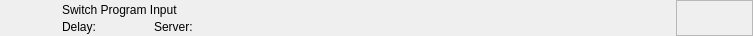
<?xml version="1.0" encoding="UTF-8"?>
<ui version="4.0">
 <class>RundownProgramInputWidget</class>
 <widget class="QWidget" name="RundownProgramInputWidget">
  <property name="geometry">
   <rect>
    <x>0</x>
    <y>0</y>
    <width>753</width>
    <height>36</height>
   </rect>
  </property>
  <layout class="QHBoxLayout" name="horizontalLayout">
   <property name="spacing">
    <number>0</number>
   </property>
   <property name="margin">
    <number>0</number>
   </property>
   <item>
    <widget class="QFrame" name="frameItem">
     <property name="sizePolicy">
      <sizepolicy hsizetype="Preferred" vsizetype="Fixed">
       <horstretch>0</horstretch>
       <verstretch>0</verstretch>
      </sizepolicy>
     </property>
     <property name="minimumSize">
      <size>
       <width>0</width>
       <height>36</height>
      </size>
     </property>
     <widget class="QLabel" name="labelIcon">
      <property name="geometry">
       <rect>
        <x>22</x>
        <y>2</y>
        <width>32</width>
        <height>32</height>
       </rect>
      </property>
      <property name="text">
       <string/>
      </property>
      <property name="pixmap">
       <pixmap resource="../../Widgets.qrc">:/Graphics/Images/Mixer.png</pixmap>
      </property>
      <property name="scaledContents">
       <bool>true</bool>
      </property>
     </widget>
     <widget class="QLabel" name="labelLabel">
      <property name="geometry">
       <rect>
        <x>62</x>
        <y>2</y>
        <width>561</width>
        <height>16</height>
       </rect>
      </property>
      <property name="text">
       <string>Switch Program Input</string>
      </property>
     </widget>
     <widget class="QLabel" name="labelColor">
      <property name="geometry">
       <rect>
        <x>0</x>
        <y>0</y>
        <width>18</width>
        <height>36</height>
       </rect>
      </property>
      <property name="text">
       <string/>
      </property>
     </widget>
     <widget class="QLabel" name="labelGroupColor">
      <property name="geometry">
       <rect>
        <x>0</x>
        <y>0</y>
        <width>6</width>
        <height>36</height>
       </rect>
      </property>
      <property name="text">
       <string/>
      </property>
     </widget>
     <widget class="QLabel" name="labelDevice">
      <property name="geometry">
       <rect>
        <x>154</x>
        <y>19</y>
        <width>260</width>
        <height>16</height>
       </rect>
      </property>
      <property name="text">
       <string>Server:</string>
      </property>
     </widget>
     <widget class="QLabel" name="labelDelay">
      <property name="geometry">
       <rect>
        <x>62</x>
        <y>19</y>
        <width>83</width>
        <height>16</height>
       </rect>
      </property>
      <property name="text">
       <string>Delay:</string>
      </property>
     </widget>
    </widget>
   </item>
   <item>
    <widget class="QFrame" name="frameStatus">
     <property name="minimumSize">
      <size>
       <width>77</width>
       <height>0</height>
      </size>
     </property>
     <property name="maximumSize">
      <size>
       <width>77</width>
       <height>16777215</height>
      </size>
     </property>
     <property name="frameShape">
      <enum>QFrame::StyledPanel</enum>
     </property>
     <property name="frameShadow">
      <enum>QFrame::Raised</enum>
     </property>
     <widget class="QLabel" name="labelGpiConnected">
      <property name="geometry">
       <rect>
        <x>1</x>
        <y>2</y>
        <width>32</width>
        <height>32</height>
       </rect>
      </property>
      <property name="minimumSize">
       <size>
        <width>32</width>
        <height>32</height>
       </size>
      </property>
      <property name="maximumSize">
       <size>
        <width>32</width>
        <height>32</height>
       </size>
      </property>
      <property name="lineWidth">
       <number>0</number>
      </property>
      <property name="text">
       <string/>
      </property>
      <property name="pixmap">
       <pixmap resource="../../Widgets.qrc">:/Graphics/Images/GpiConnected.png</pixmap>
      </property>
      <property name="scaledContents">
       <bool>true</bool>
      </property>
     </widget>
     <widget class="QLabel" name="labelDisconnected">
      <property name="geometry">
       <rect>
        <x>32</x>
        <y>2</y>
        <width>32</width>
        <height>32</height>
       </rect>
      </property>
      <property name="minimumSize">
       <size>
        <width>32</width>
        <height>32</height>
       </size>
      </property>
      <property name="maximumSize">
       <size>
        <width>32</width>
        <height>32</height>
       </size>
      </property>
      <property name="text">
       <string/>
      </property>
      <property name="pixmap">
       <pixmap resource="../../Widgets.qrc">:/Graphics/Images/Disconnected.png</pixmap>
      </property>
      <property name="scaledContents">
       <bool>true</bool>
      </property>
     </widget>
     <widget class="QLabel" name="labelActiveColor">
      <property name="geometry">
       <rect>
        <x>69</x>
        <y>0</y>
        <width>8</width>
        <height>36</height>
       </rect>
      </property>
      <property name="minimumSize">
       <size>
        <width>8</width>
        <height>36</height>
       </size>
      </property>
      <property name="maximumSize">
       <size>
        <width>8</width>
        <height>36</height>
       </size>
      </property>
      <property name="text">
       <string/>
      </property>
     </widget>
    </widget>
   </item>
  </layout>
 </widget>
 <resources>
  <include location="../../Widgets.qrc"/>
 </resources>
 <connections/>
 <slots>
  <slot>addToCombo()</slot>
 </slots>
</ui>
